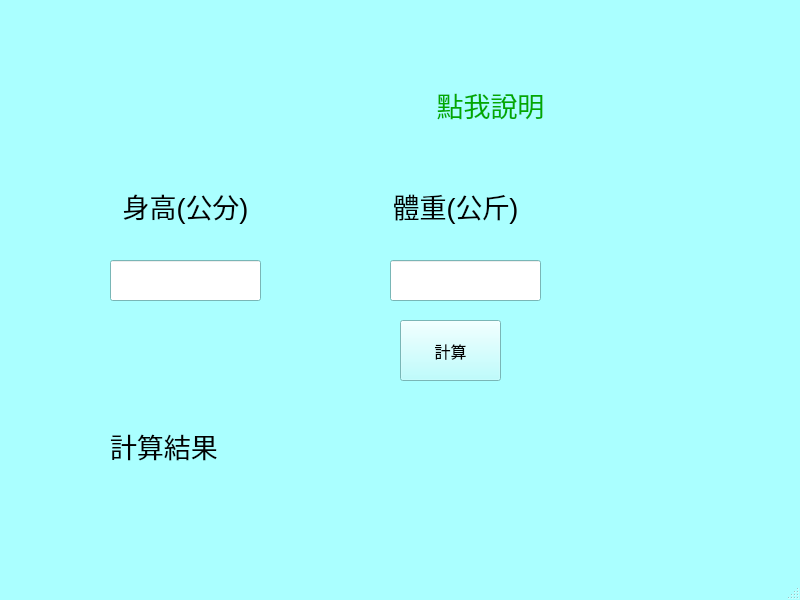
<?xml version="1.0" encoding="UTF-8"?>
<ui version="4.0">
 <class>MainWindow</class>
 <widget class="QMainWindow" name="MainWindow">
  <property name="geometry">
   <rect>
    <x>0</x>
    <y>0</y>
    <width>800</width>
    <height>600</height>
   </rect>
  </property>
  <property name="palette">
   <palette>
    <active>
     <colorrole role="WindowText">
      <brush brushstyle="SolidPattern">
       <color alpha="255">
        <red>0</red>
        <green>0</green>
        <blue>0</blue>
       </color>
      </brush>
     </colorrole>
     <colorrole role="Button">
      <brush brushstyle="SolidPattern">
       <color alpha="255">
        <red>170</red>
        <green>255</green>
        <blue>255</blue>
       </color>
      </brush>
     </colorrole>
     <colorrole role="Light">
      <brush brushstyle="SolidPattern">
       <color alpha="255">
        <red>255</red>
        <green>255</green>
        <blue>255</blue>
       </color>
      </brush>
     </colorrole>
     <colorrole role="Midlight">
      <brush brushstyle="SolidPattern">
       <color alpha="255">
        <red>212</red>
        <green>255</green>
        <blue>255</blue>
       </color>
      </brush>
     </colorrole>
     <colorrole role="Dark">
      <brush brushstyle="SolidPattern">
       <color alpha="255">
        <red>85</red>
        <green>127</green>
        <blue>127</blue>
       </color>
      </brush>
     </colorrole>
     <colorrole role="Mid">
      <brush brushstyle="SolidPattern">
       <color alpha="255">
        <red>113</red>
        <green>170</green>
        <blue>170</blue>
       </color>
      </brush>
     </colorrole>
     <colorrole role="Text">
      <brush brushstyle="SolidPattern">
       <color alpha="255">
        <red>0</red>
        <green>0</green>
        <blue>0</blue>
       </color>
      </brush>
     </colorrole>
     <colorrole role="BrightText">
      <brush brushstyle="SolidPattern">
       <color alpha="255">
        <red>255</red>
        <green>255</green>
        <blue>255</blue>
       </color>
      </brush>
     </colorrole>
     <colorrole role="ButtonText">
      <brush brushstyle="SolidPattern">
       <color alpha="255">
        <red>0</red>
        <green>0</green>
        <blue>0</blue>
       </color>
      </brush>
     </colorrole>
     <colorrole role="Base">
      <brush brushstyle="SolidPattern">
       <color alpha="255">
        <red>255</red>
        <green>255</green>
        <blue>255</blue>
       </color>
      </brush>
     </colorrole>
     <colorrole role="Window">
      <brush brushstyle="SolidPattern">
       <color alpha="255">
        <red>170</red>
        <green>255</green>
        <blue>255</blue>
       </color>
      </brush>
     </colorrole>
     <colorrole role="Shadow">
      <brush brushstyle="SolidPattern">
       <color alpha="255">
        <red>0</red>
        <green>0</green>
        <blue>0</blue>
       </color>
      </brush>
     </colorrole>
     <colorrole role="AlternateBase">
      <brush brushstyle="SolidPattern">
       <color alpha="255">
        <red>212</red>
        <green>255</green>
        <blue>255</blue>
       </color>
      </brush>
     </colorrole>
     <colorrole role="ToolTipBase">
      <brush brushstyle="SolidPattern">
       <color alpha="255">
        <red>255</red>
        <green>255</green>
        <blue>220</blue>
       </color>
      </brush>
     </colorrole>
     <colorrole role="ToolTipText">
      <brush brushstyle="SolidPattern">
       <color alpha="255">
        <red>0</red>
        <green>0</green>
        <blue>0</blue>
       </color>
      </brush>
     </colorrole>
     <colorrole role="PlaceholderText">
      <brush brushstyle="SolidPattern">
       <color alpha="128">
        <red>0</red>
        <green>0</green>
        <blue>0</blue>
       </color>
      </brush>
     </colorrole>
    </active>
    <inactive>
     <colorrole role="WindowText">
      <brush brushstyle="SolidPattern">
       <color alpha="255">
        <red>0</red>
        <green>0</green>
        <blue>0</blue>
       </color>
      </brush>
     </colorrole>
     <colorrole role="Button">
      <brush brushstyle="SolidPattern">
       <color alpha="255">
        <red>170</red>
        <green>255</green>
        <blue>255</blue>
       </color>
      </brush>
     </colorrole>
     <colorrole role="Light">
      <brush brushstyle="SolidPattern">
       <color alpha="255">
        <red>255</red>
        <green>255</green>
        <blue>255</blue>
       </color>
      </brush>
     </colorrole>
     <colorrole role="Midlight">
      <brush brushstyle="SolidPattern">
       <color alpha="255">
        <red>212</red>
        <green>255</green>
        <blue>255</blue>
       </color>
      </brush>
     </colorrole>
     <colorrole role="Dark">
      <brush brushstyle="SolidPattern">
       <color alpha="255">
        <red>85</red>
        <green>127</green>
        <blue>127</blue>
       </color>
      </brush>
     </colorrole>
     <colorrole role="Mid">
      <brush brushstyle="SolidPattern">
       <color alpha="255">
        <red>113</red>
        <green>170</green>
        <blue>170</blue>
       </color>
      </brush>
     </colorrole>
     <colorrole role="Text">
      <brush brushstyle="SolidPattern">
       <color alpha="255">
        <red>0</red>
        <green>0</green>
        <blue>0</blue>
       </color>
      </brush>
     </colorrole>
     <colorrole role="BrightText">
      <brush brushstyle="SolidPattern">
       <color alpha="255">
        <red>255</red>
        <green>255</green>
        <blue>255</blue>
       </color>
      </brush>
     </colorrole>
     <colorrole role="ButtonText">
      <brush brushstyle="SolidPattern">
       <color alpha="255">
        <red>0</red>
        <green>0</green>
        <blue>0</blue>
       </color>
      </brush>
     </colorrole>
     <colorrole role="Base">
      <brush brushstyle="SolidPattern">
       <color alpha="255">
        <red>255</red>
        <green>255</green>
        <blue>255</blue>
       </color>
      </brush>
     </colorrole>
     <colorrole role="Window">
      <brush brushstyle="SolidPattern">
       <color alpha="255">
        <red>170</red>
        <green>255</green>
        <blue>255</blue>
       </color>
      </brush>
     </colorrole>
     <colorrole role="Shadow">
      <brush brushstyle="SolidPattern">
       <color alpha="255">
        <red>0</red>
        <green>0</green>
        <blue>0</blue>
       </color>
      </brush>
     </colorrole>
     <colorrole role="AlternateBase">
      <brush brushstyle="SolidPattern">
       <color alpha="255">
        <red>212</red>
        <green>255</green>
        <blue>255</blue>
       </color>
      </brush>
     </colorrole>
     <colorrole role="ToolTipBase">
      <brush brushstyle="SolidPattern">
       <color alpha="255">
        <red>255</red>
        <green>255</green>
        <blue>220</blue>
       </color>
      </brush>
     </colorrole>
     <colorrole role="ToolTipText">
      <brush brushstyle="SolidPattern">
       <color alpha="255">
        <red>0</red>
        <green>0</green>
        <blue>0</blue>
       </color>
      </brush>
     </colorrole>
     <colorrole role="PlaceholderText">
      <brush brushstyle="SolidPattern">
       <color alpha="128">
        <red>0</red>
        <green>0</green>
        <blue>0</blue>
       </color>
      </brush>
     </colorrole>
    </inactive>
    <disabled>
     <colorrole role="WindowText">
      <brush brushstyle="SolidPattern">
       <color alpha="255">
        <red>85</red>
        <green>127</green>
        <blue>127</blue>
       </color>
      </brush>
     </colorrole>
     <colorrole role="Button">
      <brush brushstyle="SolidPattern">
       <color alpha="255">
        <red>170</red>
        <green>255</green>
        <blue>255</blue>
       </color>
      </brush>
     </colorrole>
     <colorrole role="Light">
      <brush brushstyle="SolidPattern">
       <color alpha="255">
        <red>255</red>
        <green>255</green>
        <blue>255</blue>
       </color>
      </brush>
     </colorrole>
     <colorrole role="Midlight">
      <brush brushstyle="SolidPattern">
       <color alpha="255">
        <red>212</red>
        <green>255</green>
        <blue>255</blue>
       </color>
      </brush>
     </colorrole>
     <colorrole role="Dark">
      <brush brushstyle="SolidPattern">
       <color alpha="255">
        <red>85</red>
        <green>127</green>
        <blue>127</blue>
       </color>
      </brush>
     </colorrole>
     <colorrole role="Mid">
      <brush brushstyle="SolidPattern">
       <color alpha="255">
        <red>113</red>
        <green>170</green>
        <blue>170</blue>
       </color>
      </brush>
     </colorrole>
     <colorrole role="Text">
      <brush brushstyle="SolidPattern">
       <color alpha="255">
        <red>85</red>
        <green>127</green>
        <blue>127</blue>
       </color>
      </brush>
     </colorrole>
     <colorrole role="BrightText">
      <brush brushstyle="SolidPattern">
       <color alpha="255">
        <red>255</red>
        <green>255</green>
        <blue>255</blue>
       </color>
      </brush>
     </colorrole>
     <colorrole role="ButtonText">
      <brush brushstyle="SolidPattern">
       <color alpha="255">
        <red>85</red>
        <green>127</green>
        <blue>127</blue>
       </color>
      </brush>
     </colorrole>
     <colorrole role="Base">
      <brush brushstyle="SolidPattern">
       <color alpha="255">
        <red>170</red>
        <green>255</green>
        <blue>255</blue>
       </color>
      </brush>
     </colorrole>
     <colorrole role="Window">
      <brush brushstyle="SolidPattern">
       <color alpha="255">
        <red>170</red>
        <green>255</green>
        <blue>255</blue>
       </color>
      </brush>
     </colorrole>
     <colorrole role="Shadow">
      <brush brushstyle="SolidPattern">
       <color alpha="255">
        <red>0</red>
        <green>0</green>
        <blue>0</blue>
       </color>
      </brush>
     </colorrole>
     <colorrole role="AlternateBase">
      <brush brushstyle="SolidPattern">
       <color alpha="255">
        <red>170</red>
        <green>255</green>
        <blue>255</blue>
       </color>
      </brush>
     </colorrole>
     <colorrole role="ToolTipBase">
      <brush brushstyle="SolidPattern">
       <color alpha="255">
        <red>255</red>
        <green>255</green>
        <blue>220</blue>
       </color>
      </brush>
     </colorrole>
     <colorrole role="ToolTipText">
      <brush brushstyle="SolidPattern">
       <color alpha="255">
        <red>0</red>
        <green>0</green>
        <blue>0</blue>
       </color>
      </brush>
     </colorrole>
     <colorrole role="PlaceholderText">
      <brush brushstyle="SolidPattern">
       <color alpha="128">
        <red>0</red>
        <green>0</green>
        <blue>0</blue>
       </color>
      </brush>
     </colorrole>
    </disabled>
   </palette>
  </property>
  <property name="windowTitle">
   <string>MainWindow</string>
  </property>
  <widget class="QWidget" name="centralwidget">
   <widget class="QLabel" name="label">
    <property name="geometry">
     <rect>
      <x>80</x>
      <y>30</y>
      <width>241</width>
      <height>71</height>
     </rect>
    </property>
    <property name="font">
     <font>
      <family>Arial</family>
      <pointsize>20</pointsize>
     </font>
    </property>
    <property name="text">
     <string/>
    </property>
    <property name="pixmap">
     <pixmap>LabelPlot.png</pixmap>
    </property>
    <property name="scaledContents">
     <bool>true</bool>
    </property>
    <property name="alignment">
     <set>Qt::AlignCenter</set>
    </property>
   </widget>
   <widget class="QLabel" name="label_6">
    <property name="geometry">
     <rect>
      <x>90</x>
      <y>170</y>
      <width>191</width>
      <height>71</height>
     </rect>
    </property>
    <property name="minimumSize">
     <size>
      <width>191</width>
      <height>71</height>
     </size>
    </property>
    <property name="palette">
     <palette>
      <active>
       <colorrole role="WindowText">
        <brush brushstyle="SolidPattern">
         <color alpha="255">
          <red>0</red>
          <green>0</green>
          <blue>0</blue>
         </color>
        </brush>
       </colorrole>
       <colorrole role="Button">
        <brush brushstyle="SolidPattern">
         <color alpha="255">
          <red>170</red>
          <green>255</green>
          <blue>255</blue>
         </color>
        </brush>
       </colorrole>
       <colorrole role="Light">
        <brush brushstyle="SolidPattern">
         <color alpha="255">
          <red>255</red>
          <green>255</green>
          <blue>255</blue>
         </color>
        </brush>
       </colorrole>
       <colorrole role="Midlight">
        <brush brushstyle="SolidPattern">
         <color alpha="255">
          <red>212</red>
          <green>255</green>
          <blue>255</blue>
         </color>
        </brush>
       </colorrole>
       <colorrole role="Dark">
        <brush brushstyle="SolidPattern">
         <color alpha="255">
          <red>85</red>
          <green>127</green>
          <blue>127</blue>
         </color>
        </brush>
       </colorrole>
       <colorrole role="Mid">
        <brush brushstyle="SolidPattern">
         <color alpha="255">
          <red>113</red>
          <green>170</green>
          <blue>170</blue>
         </color>
        </brush>
       </colorrole>
       <colorrole role="Text">
        <brush brushstyle="SolidPattern">
         <color alpha="255">
          <red>0</red>
          <green>0</green>
          <blue>0</blue>
         </color>
        </brush>
       </colorrole>
       <colorrole role="BrightText">
        <brush brushstyle="SolidPattern">
         <color alpha="255">
          <red>255</red>
          <green>255</green>
          <blue>255</blue>
         </color>
        </brush>
       </colorrole>
       <colorrole role="ButtonText">
        <brush brushstyle="SolidPattern">
         <color alpha="255">
          <red>0</red>
          <green>0</green>
          <blue>0</blue>
         </color>
        </brush>
       </colorrole>
       <colorrole role="Base">
        <brush brushstyle="SolidPattern">
         <color alpha="255">
          <red>255</red>
          <green>255</green>
          <blue>255</blue>
         </color>
        </brush>
       </colorrole>
       <colorrole role="Window">
        <brush brushstyle="SolidPattern">
         <color alpha="255">
          <red>170</red>
          <green>255</green>
          <blue>255</blue>
         </color>
        </brush>
       </colorrole>
       <colorrole role="Shadow">
        <brush brushstyle="SolidPattern">
         <color alpha="255">
          <red>0</red>
          <green>0</green>
          <blue>0</blue>
         </color>
        </brush>
       </colorrole>
       <colorrole role="AlternateBase">
        <brush brushstyle="SolidPattern">
         <color alpha="255">
          <red>212</red>
          <green>255</green>
          <blue>255</blue>
         </color>
        </brush>
       </colorrole>
       <colorrole role="ToolTipBase">
        <brush brushstyle="SolidPattern">
         <color alpha="255">
          <red>255</red>
          <green>255</green>
          <blue>220</blue>
         </color>
        </brush>
       </colorrole>
       <colorrole role="ToolTipText">
        <brush brushstyle="SolidPattern">
         <color alpha="255">
          <red>0</red>
          <green>0</green>
          <blue>0</blue>
         </color>
        </brush>
       </colorrole>
       <colorrole role="PlaceholderText">
        <brush brushstyle="SolidPattern">
         <color alpha="128">
          <red>0</red>
          <green>0</green>
          <blue>0</blue>
         </color>
        </brush>
       </colorrole>
      </active>
      <inactive>
       <colorrole role="WindowText">
        <brush brushstyle="SolidPattern">
         <color alpha="255">
          <red>0</red>
          <green>0</green>
          <blue>0</blue>
         </color>
        </brush>
       </colorrole>
       <colorrole role="Button">
        <brush brushstyle="SolidPattern">
         <color alpha="255">
          <red>170</red>
          <green>255</green>
          <blue>255</blue>
         </color>
        </brush>
       </colorrole>
       <colorrole role="Light">
        <brush brushstyle="SolidPattern">
         <color alpha="255">
          <red>255</red>
          <green>255</green>
          <blue>255</blue>
         </color>
        </brush>
       </colorrole>
       <colorrole role="Midlight">
        <brush brushstyle="SolidPattern">
         <color alpha="255">
          <red>212</red>
          <green>255</green>
          <blue>255</blue>
         </color>
        </brush>
       </colorrole>
       <colorrole role="Dark">
        <brush brushstyle="SolidPattern">
         <color alpha="255">
          <red>85</red>
          <green>127</green>
          <blue>127</blue>
         </color>
        </brush>
       </colorrole>
       <colorrole role="Mid">
        <brush brushstyle="SolidPattern">
         <color alpha="255">
          <red>113</red>
          <green>170</green>
          <blue>170</blue>
         </color>
        </brush>
       </colorrole>
       <colorrole role="Text">
        <brush brushstyle="SolidPattern">
         <color alpha="255">
          <red>0</red>
          <green>0</green>
          <blue>0</blue>
         </color>
        </brush>
       </colorrole>
       <colorrole role="BrightText">
        <brush brushstyle="SolidPattern">
         <color alpha="255">
          <red>255</red>
          <green>255</green>
          <blue>255</blue>
         </color>
        </brush>
       </colorrole>
       <colorrole role="ButtonText">
        <brush brushstyle="SolidPattern">
         <color alpha="255">
          <red>0</red>
          <green>0</green>
          <blue>0</blue>
         </color>
        </brush>
       </colorrole>
       <colorrole role="Base">
        <brush brushstyle="SolidPattern">
         <color alpha="255">
          <red>255</red>
          <green>255</green>
          <blue>255</blue>
         </color>
        </brush>
       </colorrole>
       <colorrole role="Window">
        <brush brushstyle="SolidPattern">
         <color alpha="255">
          <red>170</red>
          <green>255</green>
          <blue>255</blue>
         </color>
        </brush>
       </colorrole>
       <colorrole role="Shadow">
        <brush brushstyle="SolidPattern">
         <color alpha="255">
          <red>0</red>
          <green>0</green>
          <blue>0</blue>
         </color>
        </brush>
       </colorrole>
       <colorrole role="AlternateBase">
        <brush brushstyle="SolidPattern">
         <color alpha="255">
          <red>212</red>
          <green>255</green>
          <blue>255</blue>
         </color>
        </brush>
       </colorrole>
       <colorrole role="ToolTipBase">
        <brush brushstyle="SolidPattern">
         <color alpha="255">
          <red>255</red>
          <green>255</green>
          <blue>220</blue>
         </color>
        </brush>
       </colorrole>
       <colorrole role="ToolTipText">
        <brush brushstyle="SolidPattern">
         <color alpha="255">
          <red>0</red>
          <green>0</green>
          <blue>0</blue>
         </color>
        </brush>
       </colorrole>
       <colorrole role="PlaceholderText">
        <brush brushstyle="SolidPattern">
         <color alpha="128">
          <red>0</red>
          <green>0</green>
          <blue>0</blue>
         </color>
        </brush>
       </colorrole>
      </inactive>
      <disabled>
       <colorrole role="WindowText">
        <brush brushstyle="SolidPattern">
         <color alpha="255">
          <red>85</red>
          <green>127</green>
          <blue>127</blue>
         </color>
        </brush>
       </colorrole>
       <colorrole role="Button">
        <brush brushstyle="SolidPattern">
         <color alpha="255">
          <red>170</red>
          <green>255</green>
          <blue>255</blue>
         </color>
        </brush>
       </colorrole>
       <colorrole role="Light">
        <brush brushstyle="SolidPattern">
         <color alpha="255">
          <red>255</red>
          <green>255</green>
          <blue>255</blue>
         </color>
        </brush>
       </colorrole>
       <colorrole role="Midlight">
        <brush brushstyle="SolidPattern">
         <color alpha="255">
          <red>212</red>
          <green>255</green>
          <blue>255</blue>
         </color>
        </brush>
       </colorrole>
       <colorrole role="Dark">
        <brush brushstyle="SolidPattern">
         <color alpha="255">
          <red>85</red>
          <green>127</green>
          <blue>127</blue>
         </color>
        </brush>
       </colorrole>
       <colorrole role="Mid">
        <brush brushstyle="SolidPattern">
         <color alpha="255">
          <red>113</red>
          <green>170</green>
          <blue>170</blue>
         </color>
        </brush>
       </colorrole>
       <colorrole role="Text">
        <brush brushstyle="SolidPattern">
         <color alpha="255">
          <red>85</red>
          <green>127</green>
          <blue>127</blue>
         </color>
        </brush>
       </colorrole>
       <colorrole role="BrightText">
        <brush brushstyle="SolidPattern">
         <color alpha="255">
          <red>255</red>
          <green>255</green>
          <blue>255</blue>
         </color>
        </brush>
       </colorrole>
       <colorrole role="ButtonText">
        <brush brushstyle="SolidPattern">
         <color alpha="255">
          <red>85</red>
          <green>127</green>
          <blue>127</blue>
         </color>
        </brush>
       </colorrole>
       <colorrole role="Base">
        <brush brushstyle="SolidPattern">
         <color alpha="255">
          <red>170</red>
          <green>255</green>
          <blue>255</blue>
         </color>
        </brush>
       </colorrole>
       <colorrole role="Window">
        <brush brushstyle="SolidPattern">
         <color alpha="255">
          <red>170</red>
          <green>255</green>
          <blue>255</blue>
         </color>
        </brush>
       </colorrole>
       <colorrole role="Shadow">
        <brush brushstyle="SolidPattern">
         <color alpha="255">
          <red>0</red>
          <green>0</green>
          <blue>0</blue>
         </color>
        </brush>
       </colorrole>
       <colorrole role="AlternateBase">
        <brush brushstyle="SolidPattern">
         <color alpha="255">
          <red>170</red>
          <green>255</green>
          <blue>255</blue>
         </color>
        </brush>
       </colorrole>
       <colorrole role="ToolTipBase">
        <brush brushstyle="SolidPattern">
         <color alpha="255">
          <red>255</red>
          <green>255</green>
          <blue>220</blue>
         </color>
        </brush>
       </colorrole>
       <colorrole role="ToolTipText">
        <brush brushstyle="SolidPattern">
         <color alpha="255">
          <red>0</red>
          <green>0</green>
          <blue>0</blue>
         </color>
        </brush>
       </colorrole>
       <colorrole role="PlaceholderText">
        <brush brushstyle="SolidPattern">
         <color alpha="128">
          <red>0</red>
          <green>0</green>
          <blue>0</blue>
         </color>
        </brush>
       </colorrole>
      </disabled>
     </palette>
    </property>
    <property name="font">
     <font>
      <family>Arial</family>
      <pointsize>20</pointsize>
     </font>
    </property>
    <property name="text">
     <string>身高(公分)</string>
    </property>
    <property name="alignment">
     <set>Qt::AlignCenter</set>
    </property>
   </widget>
   <widget class="QLabel" name="label_7">
    <property name="geometry">
     <rect>
      <x>340</x>
      <y>170</y>
      <width>231</width>
      <height>71</height>
     </rect>
    </property>
    <property name="minimumSize">
     <size>
      <width>141</width>
      <height>71</height>
     </size>
    </property>
    <property name="font">
     <font>
      <family>Arial</family>
      <pointsize>20</pointsize>
     </font>
    </property>
    <property name="text">
     <string>體重(公斤)</string>
    </property>
    <property name="alignment">
     <set>Qt::AlignCenter</set>
    </property>
   </widget>
   <widget class="QLabel" name="label_2">
    <property name="geometry">
     <rect>
      <x>380</x>
      <y>70</y>
      <width>221</width>
      <height>71</height>
     </rect>
    </property>
    <property name="font">
     <font>
      <family>Arial</family>
      <pointsize>20</pointsize>
     </font>
    </property>
    <property name="text">
     <string>&lt;html&gt;&lt;head/&gt;&lt;body&gt;&lt;p&gt;&lt;a href=&quot;https://health99.hpa.gov.tw/OnlinkHealth/Onlink_BMI.aspx  身體質量指數BMI │健康九九+網站 &quot;&gt;&lt;span style=&quot; color:#00aa00;&quot;&gt;點我說明&lt;/span&gt;&lt;/a&gt;&lt;/p&gt;&lt;/body&gt;&lt;/html&gt;</string>
    </property>
    <property name="alignment">
     <set>Qt::AlignCenter</set>
    </property>
    <property name="wordWrap">
     <bool>false</bool>
    </property>
    <property name="openExternalLinks">
     <bool>true</bool>
    </property>
   </widget>
   <widget class="QLabel" name="label_8">
    <property name="geometry">
     <rect>
      <x>110</x>
      <y>410</y>
      <width>421</width>
      <height>71</height>
     </rect>
    </property>
    <property name="palette">
     <palette>
      <active>
       <colorrole role="WindowText">
        <brush brushstyle="SolidPattern">
         <color alpha="255">
          <red>0</red>
          <green>0</green>
          <blue>0</blue>
         </color>
        </brush>
       </colorrole>
       <colorrole role="Button">
        <brush brushstyle="SolidPattern">
         <color alpha="255">
          <red>170</red>
          <green>255</green>
          <blue>255</blue>
         </color>
        </brush>
       </colorrole>
       <colorrole role="Light">
        <brush brushstyle="SolidPattern">
         <color alpha="255">
          <red>255</red>
          <green>255</green>
          <blue>255</blue>
         </color>
        </brush>
       </colorrole>
       <colorrole role="Midlight">
        <brush brushstyle="SolidPattern">
         <color alpha="255">
          <red>212</red>
          <green>255</green>
          <blue>255</blue>
         </color>
        </brush>
       </colorrole>
       <colorrole role="Dark">
        <brush brushstyle="SolidPattern">
         <color alpha="255">
          <red>85</red>
          <green>127</green>
          <blue>127</blue>
         </color>
        </brush>
       </colorrole>
       <colorrole role="Mid">
        <brush brushstyle="SolidPattern">
         <color alpha="255">
          <red>113</red>
          <green>170</green>
          <blue>170</blue>
         </color>
        </brush>
       </colorrole>
       <colorrole role="Text">
        <brush brushstyle="SolidPattern">
         <color alpha="255">
          <red>0</red>
          <green>0</green>
          <blue>0</blue>
         </color>
        </brush>
       </colorrole>
       <colorrole role="BrightText">
        <brush brushstyle="SolidPattern">
         <color alpha="255">
          <red>255</red>
          <green>255</green>
          <blue>255</blue>
         </color>
        </brush>
       </colorrole>
       <colorrole role="ButtonText">
        <brush brushstyle="SolidPattern">
         <color alpha="255">
          <red>0</red>
          <green>0</green>
          <blue>0</blue>
         </color>
        </brush>
       </colorrole>
       <colorrole role="Base">
        <brush brushstyle="SolidPattern">
         <color alpha="255">
          <red>255</red>
          <green>255</green>
          <blue>255</blue>
         </color>
        </brush>
       </colorrole>
       <colorrole role="Window">
        <brush brushstyle="SolidPattern">
         <color alpha="255">
          <red>170</red>
          <green>255</green>
          <blue>255</blue>
         </color>
        </brush>
       </colorrole>
       <colorrole role="Shadow">
        <brush brushstyle="SolidPattern">
         <color alpha="255">
          <red>0</red>
          <green>0</green>
          <blue>0</blue>
         </color>
        </brush>
       </colorrole>
       <colorrole role="AlternateBase">
        <brush brushstyle="SolidPattern">
         <color alpha="255">
          <red>212</red>
          <green>255</green>
          <blue>255</blue>
         </color>
        </brush>
       </colorrole>
       <colorrole role="ToolTipBase">
        <brush brushstyle="SolidPattern">
         <color alpha="255">
          <red>255</red>
          <green>255</green>
          <blue>220</blue>
         </color>
        </brush>
       </colorrole>
       <colorrole role="ToolTipText">
        <brush brushstyle="SolidPattern">
         <color alpha="255">
          <red>0</red>
          <green>0</green>
          <blue>0</blue>
         </color>
        </brush>
       </colorrole>
       <colorrole role="PlaceholderText">
        <brush brushstyle="SolidPattern">
         <color alpha="128">
          <red>0</red>
          <green>0</green>
          <blue>0</blue>
         </color>
        </brush>
       </colorrole>
      </active>
      <inactive>
       <colorrole role="WindowText">
        <brush brushstyle="SolidPattern">
         <color alpha="255">
          <red>0</red>
          <green>0</green>
          <blue>0</blue>
         </color>
        </brush>
       </colorrole>
       <colorrole role="Button">
        <brush brushstyle="SolidPattern">
         <color alpha="255">
          <red>170</red>
          <green>255</green>
          <blue>255</blue>
         </color>
        </brush>
       </colorrole>
       <colorrole role="Light">
        <brush brushstyle="SolidPattern">
         <color alpha="255">
          <red>255</red>
          <green>255</green>
          <blue>255</blue>
         </color>
        </brush>
       </colorrole>
       <colorrole role="Midlight">
        <brush brushstyle="SolidPattern">
         <color alpha="255">
          <red>212</red>
          <green>255</green>
          <blue>255</blue>
         </color>
        </brush>
       </colorrole>
       <colorrole role="Dark">
        <brush brushstyle="SolidPattern">
         <color alpha="255">
          <red>85</red>
          <green>127</green>
          <blue>127</blue>
         </color>
        </brush>
       </colorrole>
       <colorrole role="Mid">
        <brush brushstyle="SolidPattern">
         <color alpha="255">
          <red>113</red>
          <green>170</green>
          <blue>170</blue>
         </color>
        </brush>
       </colorrole>
       <colorrole role="Text">
        <brush brushstyle="SolidPattern">
         <color alpha="255">
          <red>0</red>
          <green>0</green>
          <blue>0</blue>
         </color>
        </brush>
       </colorrole>
       <colorrole role="BrightText">
        <brush brushstyle="SolidPattern">
         <color alpha="255">
          <red>255</red>
          <green>255</green>
          <blue>255</blue>
         </color>
        </brush>
       </colorrole>
       <colorrole role="ButtonText">
        <brush brushstyle="SolidPattern">
         <color alpha="255">
          <red>0</red>
          <green>0</green>
          <blue>0</blue>
         </color>
        </brush>
       </colorrole>
       <colorrole role="Base">
        <brush brushstyle="SolidPattern">
         <color alpha="255">
          <red>255</red>
          <green>255</green>
          <blue>255</blue>
         </color>
        </brush>
       </colorrole>
       <colorrole role="Window">
        <brush brushstyle="SolidPattern">
         <color alpha="255">
          <red>170</red>
          <green>255</green>
          <blue>255</blue>
         </color>
        </brush>
       </colorrole>
       <colorrole role="Shadow">
        <brush brushstyle="SolidPattern">
         <color alpha="255">
          <red>0</red>
          <green>0</green>
          <blue>0</blue>
         </color>
        </brush>
       </colorrole>
       <colorrole role="AlternateBase">
        <brush brushstyle="SolidPattern">
         <color alpha="255">
          <red>212</red>
          <green>255</green>
          <blue>255</blue>
         </color>
        </brush>
       </colorrole>
       <colorrole role="ToolTipBase">
        <brush brushstyle="SolidPattern">
         <color alpha="255">
          <red>255</red>
          <green>255</green>
          <blue>220</blue>
         </color>
        </brush>
       </colorrole>
       <colorrole role="ToolTipText">
        <brush brushstyle="SolidPattern">
         <color alpha="255">
          <red>0</red>
          <green>0</green>
          <blue>0</blue>
         </color>
        </brush>
       </colorrole>
       <colorrole role="PlaceholderText">
        <brush brushstyle="SolidPattern">
         <color alpha="128">
          <red>0</red>
          <green>0</green>
          <blue>0</blue>
         </color>
        </brush>
       </colorrole>
      </inactive>
      <disabled>
       <colorrole role="WindowText">
        <brush brushstyle="SolidPattern">
         <color alpha="255">
          <red>85</red>
          <green>127</green>
          <blue>127</blue>
         </color>
        </brush>
       </colorrole>
       <colorrole role="Button">
        <brush brushstyle="SolidPattern">
         <color alpha="255">
          <red>170</red>
          <green>255</green>
          <blue>255</blue>
         </color>
        </brush>
       </colorrole>
       <colorrole role="Light">
        <brush brushstyle="SolidPattern">
         <color alpha="255">
          <red>255</red>
          <green>255</green>
          <blue>255</blue>
         </color>
        </brush>
       </colorrole>
       <colorrole role="Midlight">
        <brush brushstyle="SolidPattern">
         <color alpha="255">
          <red>212</red>
          <green>255</green>
          <blue>255</blue>
         </color>
        </brush>
       </colorrole>
       <colorrole role="Dark">
        <brush brushstyle="SolidPattern">
         <color alpha="255">
          <red>85</red>
          <green>127</green>
          <blue>127</blue>
         </color>
        </brush>
       </colorrole>
       <colorrole role="Mid">
        <brush brushstyle="SolidPattern">
         <color alpha="255">
          <red>113</red>
          <green>170</green>
          <blue>170</blue>
         </color>
        </brush>
       </colorrole>
       <colorrole role="Text">
        <brush brushstyle="SolidPattern">
         <color alpha="255">
          <red>85</red>
          <green>127</green>
          <blue>127</blue>
         </color>
        </brush>
       </colorrole>
       <colorrole role="BrightText">
        <brush brushstyle="SolidPattern">
         <color alpha="255">
          <red>255</red>
          <green>255</green>
          <blue>255</blue>
         </color>
        </brush>
       </colorrole>
       <colorrole role="ButtonText">
        <brush brushstyle="SolidPattern">
         <color alpha="255">
          <red>85</red>
          <green>127</green>
          <blue>127</blue>
         </color>
        </brush>
       </colorrole>
       <colorrole role="Base">
        <brush brushstyle="SolidPattern">
         <color alpha="255">
          <red>170</red>
          <green>255</green>
          <blue>255</blue>
         </color>
        </brush>
       </colorrole>
       <colorrole role="Window">
        <brush brushstyle="SolidPattern">
         <color alpha="255">
          <red>170</red>
          <green>255</green>
          <blue>255</blue>
         </color>
        </brush>
       </colorrole>
       <colorrole role="Shadow">
        <brush brushstyle="SolidPattern">
         <color alpha="255">
          <red>0</red>
          <green>0</green>
          <blue>0</blue>
         </color>
        </brush>
       </colorrole>
       <colorrole role="AlternateBase">
        <brush brushstyle="SolidPattern">
         <color alpha="255">
          <red>170</red>
          <green>255</green>
          <blue>255</blue>
         </color>
        </brush>
       </colorrole>
       <colorrole role="ToolTipBase">
        <brush brushstyle="SolidPattern">
         <color alpha="255">
          <red>255</red>
          <green>255</green>
          <blue>220</blue>
         </color>
        </brush>
       </colorrole>
       <colorrole role="ToolTipText">
        <brush brushstyle="SolidPattern">
         <color alpha="255">
          <red>0</red>
          <green>0</green>
          <blue>0</blue>
         </color>
        </brush>
       </colorrole>
       <colorrole role="PlaceholderText">
        <brush brushstyle="SolidPattern">
         <color alpha="128">
          <red>0</red>
          <green>0</green>
          <blue>0</blue>
         </color>
        </brush>
       </colorrole>
      </disabled>
     </palette>
    </property>
    <property name="font">
     <font>
      <family>Arial</family>
      <pointsize>20</pointsize>
     </font>
    </property>
    <property name="text">
     <string>計算結果</string>
    </property>
    <property name="alignment">
     <set>Qt::AlignLeading|Qt::AlignLeft|Qt::AlignVCenter</set>
    </property>
   </widget>
   <widget class="QLineEdit" name="lineEdit">
    <property name="geometry">
     <rect>
      <x>110</x>
      <y>260</y>
      <width>151</width>
      <height>41</height>
     </rect>
    </property>
    <property name="font">
     <font>
      <family>Agency FB</family>
      <pointsize>20</pointsize>
     </font>
    </property>
   </widget>
   <widget class="QLineEdit" name="lineEdit_2">
    <property name="geometry">
     <rect>
      <x>390</x>
      <y>260</y>
      <width>151</width>
      <height>41</height>
     </rect>
    </property>
    <property name="font">
     <font>
      <family>Agency FB</family>
      <pointsize>20</pointsize>
     </font>
    </property>
   </widget>
   <widget class="QPushButton" name="pushButton">
    <property name="geometry">
     <rect>
      <x>400</x>
      <y>320</y>
      <width>101</width>
      <height>61</height>
     </rect>
    </property>
    <property name="font">
     <font>
      <family>Agency FB</family>
      <pointsize>12</pointsize>
     </font>
    </property>
    <property name="text">
     <string>計算</string>
    </property>
    <property name="checkable">
     <bool>false</bool>
    </property>
   </widget>
  </widget>
  <widget class="QMenuBar" name="menubar">
   <property name="geometry">
    <rect>
     <x>0</x>
     <y>0</y>
     <width>800</width>
     <height>22</height>
    </rect>
   </property>
  </widget>
  <widget class="QStatusBar" name="statusbar"/>
 </widget>
 <resources/>
 <connections/>
</ui>
